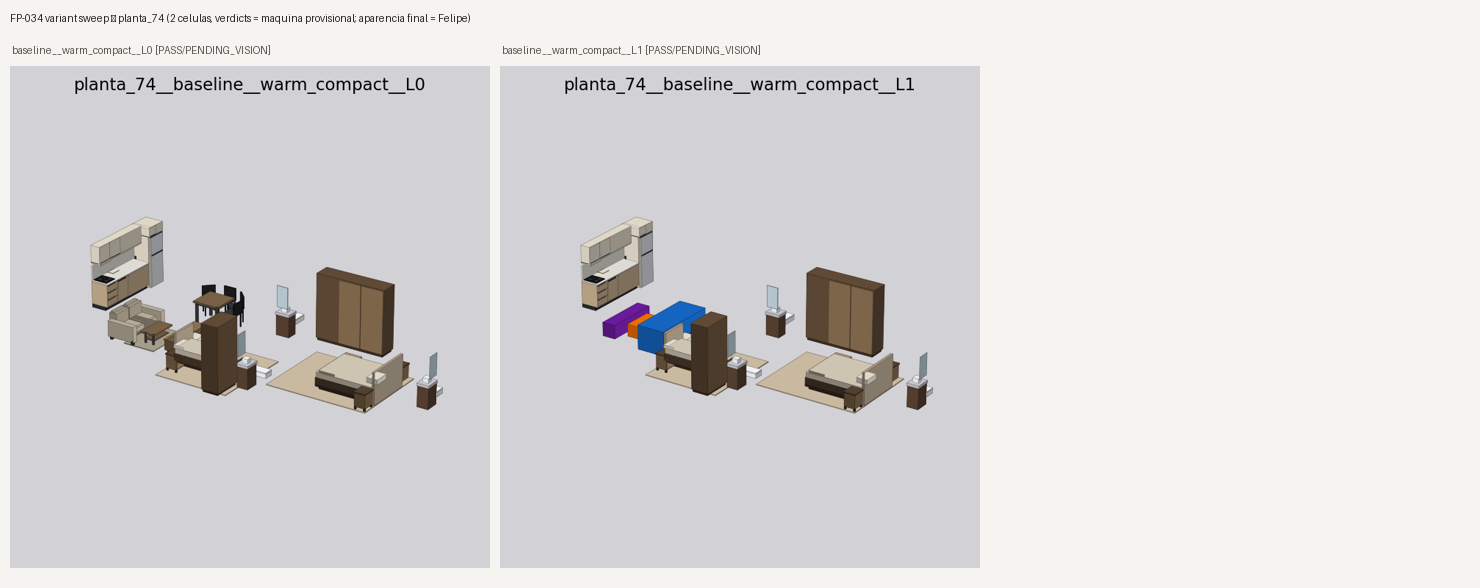
#> input picture data/runs/_smoke_test/contact_sheet.png, 1480 x 588 px, given in place of 5, which was not available
$ python render_fingerprint.py 5   (older library calls are emulated)
#> lines starting #> are read from the running program, lines starting #| are printed output that depends on the picture; after the words box and inside, x2 and y2 are one past the last pixel; in counts of white or black regions, pixels touching at a corner belong together; pictures that were not available may be replaced by others from this repository, and a replacement may not be noted
"""render_fingerprint.py — TRADUÇÃO determinística de um render (PNG) p/ números que um
LLM de TEXTO consegue checar. A metade objetiva da ponte "agente local não vê imagem".

Não usa LLM nem rede: só PIL+numpy. Extrai exposição (cave/estouro), paleta dominante,
calor (color temperature proxy), contraste e cor por ZONA (grade 3x3 = noção espacial grosseira).
Determinístico e idempotente (mesmo PNG -> mesmo fingerprint). O `theme_intern` interpreta
estes números contra os thresholds do TEMA; a `vision_describe` cobre o que é semântico.
"""
from __future__ import annotations

from pathlib import Path

import numpy as np
from PIL import Image

# luminância perceptual (Rec.709)
_W = np.array([0.2126, 0.7152, 0.0722])


def _hex(rgb) -> str:
    return "#%02x%02x%02x" % (int(rgb[0]), int(rgb[1]), int(rgb[2]))


def _warmth(rgb) -> float:
    """(R-B)/255 ∈ [-1,1]: >0 quente (âmbar/2700K), <0 frio (azulado)."""
    return round((float(rgb[0]) - float(rgb[2])) / 255.0, 3)


def dominant_palette(img: Image.Image, k: int = 8) -> list[dict]:
    """Top-k cores (quantização adaptativa) com %, hex, luminância e calor. Ordenado por %."""
    small = img.convert("RGB").resize((200, 200))
    q = small.quantize(colors=k, method=Image.Quantize.FASTOCTREE)
    pal = q.getpalette()
    counts = q.getcolors() or []           # [(count, palette_index), ...]
    total = sum(c for c, _ in counts) or 1
    out = []
    for count, idx in sorted(counts, reverse=True):
        rgb = pal[idx * 3: idx * 3 + 3]
        if len(rgb) < 3:
            continue
        lum = float(np.dot(rgb, _W))
        out.append({"hex": _hex(rgb), "rgb": [int(c) for c in rgb],
                    "pct": round(100 * count / total, 1),
                    "lum": round(lum, 1), "warmth": _warmth(rgb)})
    return out


def zone_colors(arr: np.ndarray) -> dict:
    """Cor média por célula de uma grade 3x3 (top-left ... bottom-right) — noção espacial
    grosseira: 'parede' tende ao topo, 'piso' embaixo, 'janela' num lado."""
    h, w, _ = arr.shape
    names = ["top_left", "top_mid", "top_right", "mid_left", "center", "mid_right",
             "bot_left", "bot_mid", "bot_right"]
    out = {}
    for i in range(3):
        for j in range(3):
            cell = arr[i * h // 3:(i + 1) * h // 3, j * w // 3:(j + 1) * w // 3]
            mean = cell.reshape(-1, 3).mean(0)
            out[names[i * 3 + j]] = {"hex": _hex(mean), "rgb": [int(c) for c in mean],
                                     "lum": round(float(np.dot(mean, _W)), 1),
                                     "warmth": _warmth(mean)}
    return out


def near_white_frac(arr: np.ndarray, thr: int = 235) -> float:
    """Fração de pixels quase-brancos (menor canal >= thr): o proxy de 'chapado de BRANCO /
    lavado'. Mais amplo que clipped_white (>=250) — pega o off-white sem cor, não só o estouro."""
    return round(float((arr.min(2) >= thr).mean()), 4)


def texture_frac(arr: np.ndarray, win: int = 8, lo: float = 1.0, hi: float = 20.0) -> float:
    """ADVISORY (não-veredito) de 'quanta variação de textura há?': fração de tiles win×win cujo
    desvio-padrão local cai na banda [lo,hi]. Textura de veio/concreto/pedra (amplitude média) cai
    na banda; a cor chapada fica abaixo. CAVEAT (revisão adversarial): NÃO é um veredito confiável de
    'tem textura?' num render de LINHA do SketchUp — (a) as texturas de TECIDO do pipeline são
    sutis (std de tile ~0.7-1.3, quase no piso de ruído) e podem ler como chapadas; (b) as arestas
    ANTIALIASED do SU caem na banda média (~5-11) e inflam o número sem material. Por isso o
    flat_white_gate reporta este número mas NÃO decide veredito com ele; a prova de textura aplicada
    é o log per-kind do place_layout_skp.rb + o olho do Felipe. Determinístico/idempotente."""
    lum = arr @ _W
    h, w = lum.shape
    hh, ww = h - h % win, w - w % win
    if hh < win or ww < win:
        return 0.0
    tstd = lum[:hh, :ww].reshape(hh // win, win, ww // win, win).std(axis=(1, 3))
    return round(float(((tstd >= lo) & (tstd <= hi)).mean()), 4)


# ---------------------------------------------------------------- FP-039: métricas v2 por TIER
def large_flat_area_frac(arr: np.ndarray, win: int = 32, eps: float = 2.0) -> float:
    """ADVISORY (era p/ ser confiável; a CALIBRAÇÃO demoveu): fração de tiles GRANDES (win×win)
    quase-uniformes (std < eps). Mede 'área de cor sólida ampla' — mas parede/piso/blocos coloridos
    LEGÍTIMOS também são sólidos (VARIED colorido=0.87, deliverable texturizado=0.59), então NÃO
    distingue 'chapado ruim' de 'sólido ok' → não pode decidir veredito. Fica reportado. Determinístico."""
    lum = arr @ _W
    h, w = lum.shape
    hh, ww = h - h % win, w - w % win
    if hh < win or ww < win:
        return 0.0
    tstd = lum[:hh, :ww].reshape(hh // win, win, ww // win, win).std(axis=(1, 3))
    return round(float((tstd < eps).mean()), 4)


def _saturation(arr: np.ndarray) -> np.ndarray:
    mx = arr.max(2)
    mn = arr.min(2)
    return np.where(mx > 1e-6, (mx - mn) / np.maximum(mx, 1e-6), 0.0)


def neutral_dominance(arr: np.ndarray, sat_max: float = 0.12,
                      lum_lo: float = 70.0, lum_hi: float = 215.0) -> float:
    """CONFIÁVEL: fração de pixels de BAIXA saturação (cinza/bege) numa faixa de luminância média =
    dominância neutra uniforme (render monótono/'morto'). Fato físico (saturação), NÃO estética;
    exclui preto/branco puro (fora da faixa de lum). Determinístico."""
    lum = arr @ _W
    sat = _saturation(arr)
    mask = (sat <= sat_max) & (lum >= lum_lo) & (lum <= lum_hi)
    return round(float(mask.mean()), 4)


def edge_frac(arr: np.ndarray, win: int = 8, hi: float = 20.0) -> float:
    """ADVISORY: fração de tiles de ALTA amplitude (>hi) = arestas antialiased do SU. Mede LINHA,
    não material — por isso advisory, NÃO decide veredito. Determinístico."""
    lum = arr @ _W
    h, w = lum.shape
    hh, ww = h - h % win, w - w % win
    if hh < win or ww < win:
        return 0.0
    tstd = lum[:hh, :ww].reshape(hh // win, win, ww // win, win).std(axis=(1, 3))
    return round(float((tstd > hi).mean()), 4)


def palette_entropy(img: Image.Image, k: int = 8) -> float:
    """ADVISORY: entropia de Shannon das % da paleta dominante (diversidade de cor, NÃO beleza)."""
    ps = np.array([p["pct"] / 100.0 for p in dominant_palette(img, k)])
    ps = ps[ps > 0]
    if ps.size == 0:
        return 0.0
    return round(float(-(ps * np.log2(ps)).sum()), 3)


# TAXONOMIA HONESTA (FP-039): o gate decide SÓ com o tier CONFIÁVEL; o ADVISORY é reportado mas nunca
# decide (lição do FP-036: texture_frac por pixel é traiçoeiro). PROIBIDO = julgamento estético que
# a máquina NUNCA emite (é do Felipe). Os testes travam essas fronteiras mecanicamente.
METRIC_TIERS = {
    "reliable": ("near_white_frac", "neutral_dominance", "contrast_std"),
    "advisory": ("texture_frac", "edge_frac", "palette_entropy", "large_flat_area_frac"),
}
FORBIDDEN_JUDGMENT_TERMS = (
    "bonito", "feio", "premium", "elegante", "lindo", "caro", "barato", "chique",
    "luxuoso", "sofisticado", "aconchegante", "brega", "cafona", "gostoso", "charmoso",
)


def fingerprint(png_path: str | Path, k: int = 8) -> dict:
    """Fingerprint determinístico de um render. Devolve dict serializável."""
#> called with png_path = '5', k = 8
    p = Path(png_path)
    img = Image.open(p).convert("RGB")
#> img is the input picture: PIL image 1480x588 RGB; mean R, G, B 219.2, 217.6, 217.6
    arr = np.asarray(img).astype(float)            # H,W,3
    lum = arr @ _W
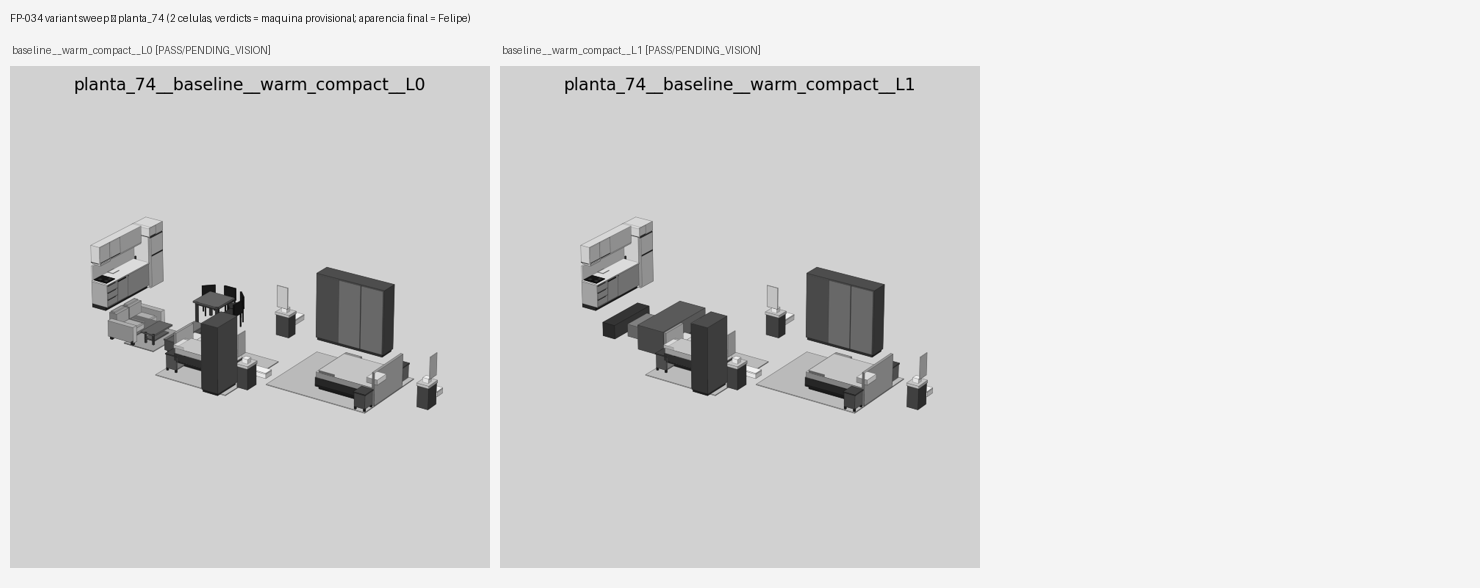
#> lum: shape (588, 1480) float64; min 0, max 249.9, mean 217.9
    npix = lum.size
#> npix = 870240
    clipped = int((arr.min(2) >= 250).sum())       # branco estourado (todos canais altos)
#> clipped = 0
    dark = int((lum <= 12).sum())                   # quase-preto (perda de detalhe na sombra)
#> dark = 712
    return {
        "image": p.name,
        "size": list(img.size),
        "exposure": {
            "mean_lum": round(float(lum.mean()), 1),
            "p5": round(float(np.percentile(lum, 5)), 1),
            "p50": round(float(np.percentile(lum, 50)), 1),
            "p95": round(float(np.percentile(lum, 95)), 1),
            "contrast_std": round(float(lum.std()), 1),
        },
        "clipped_white_px": clipped,
        "clipped_pct": round(100 * clipped / npix, 3),
        "near_black_pct": round(100 * dark / npix, 1),
        "warmth": _warmth(arr.reshape(-1, 3).mean(0)),   # calor global médio
        "near_white_pct": round(100 * near_white_frac(arr), 2),   # 'chapado de branco' (flat_white_gate)
        "texture_frac": texture_frac(arr),                        # 'tem textura?' (flat_white_gate)
        "palette": dominant_palette(img, k),
        "zones": zone_colors(arr),
        # FP-039: métricas agrupadas por TIER. O gate decide SÓ com 'reliable'; 'advisory' é reportado.
        # (chaves planas acima preservadas p/ compat de render_judge.py e do flat_white_gate v1.)
        "reliable": {
            "near_white_frac": near_white_frac(arr),
            "neutral_dominance": neutral_dominance(arr),
            "contrast_std": round(float(lum.std()), 1),
        },
        "advisory": {
            "texture_frac": texture_frac(arr),
            "edge_frac": edge_frac(arr),
            "palette_entropy": palette_entropy(img, k),
            "large_flat_area_frac": large_flat_area_frac(arr),
        },
    }
#> in texture_frac, `tstd = lum[:hh, :ww].reshape(hh // win, win, ww // win, win).std(axis=..`:
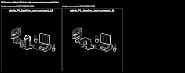
#> tstd: shape (73, 185) float64; min 0, max 91.53, mean 4.2; drawn with min black and max white
#> in dominant_palette, `small = img.convert("RGB").resize((200, 200))`:
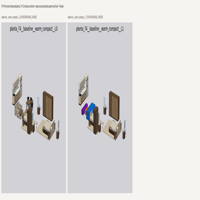
#> small: PIL image 200x200 RGB; mean R, G, B 219.2, 217.6, 217.6
#> in dominant_palette, `q = small.quantize(colors=k, method=Image.Quantize.FASTOCTREE)`:
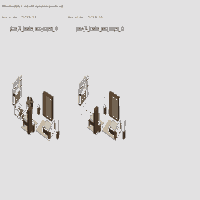
#> q: PIL image 200x200 P; mean R, G, B 219.9, 218.3, 218.5
#> in dominant_palette, `pal = q.getpalette()`: pal = [226, 225, 226, 163, 159, 157, 115, 100, 83, 92, 72, 53, 198, 185, 165, 73, 56, 41, 53, 41, 31, 203, 196, 183]
#> in dominant_palette, `counts = q.getcolors() or []`: counts = [(37279, 0), (1070, 1), (558, 2), (283, 3), (239, 4), (235, 5), (172, 6), (164, 7)]
#> in dominant_palette, `total = sum(c for c, _ in counts) or 1`: total = 40000
#> the loop in dominant_palette, `for count, idx in sorted(counts, reverse=True):` made 8 passes
#> (count, rgb, lum) on passes 1 to 8: (37279, [226, 225, 226], 225.3), (1070, [163, 159, 157], 159.7), (558, [115, 100, 83], 102), (283, [92, 72, 53], 74.88), (239, [198, 185, 165], 186.3), (235, [73, 56, 41], 58.53), (172, [53, 41, 31], 42.83), (164, [203, 196, 183], 196.5)
#> after the loop in dominant_palette, `for count, idx in sorted(counts, reverse=True):`: out = 8 items
#> in zone_colors, `h, w, _ = arr.shape`: h = 588; w = 1480
#> after the loop in zone_colors, `for i in range(3):`: out = 9 items
#> in _saturation, `mn = arr.min(2)`:
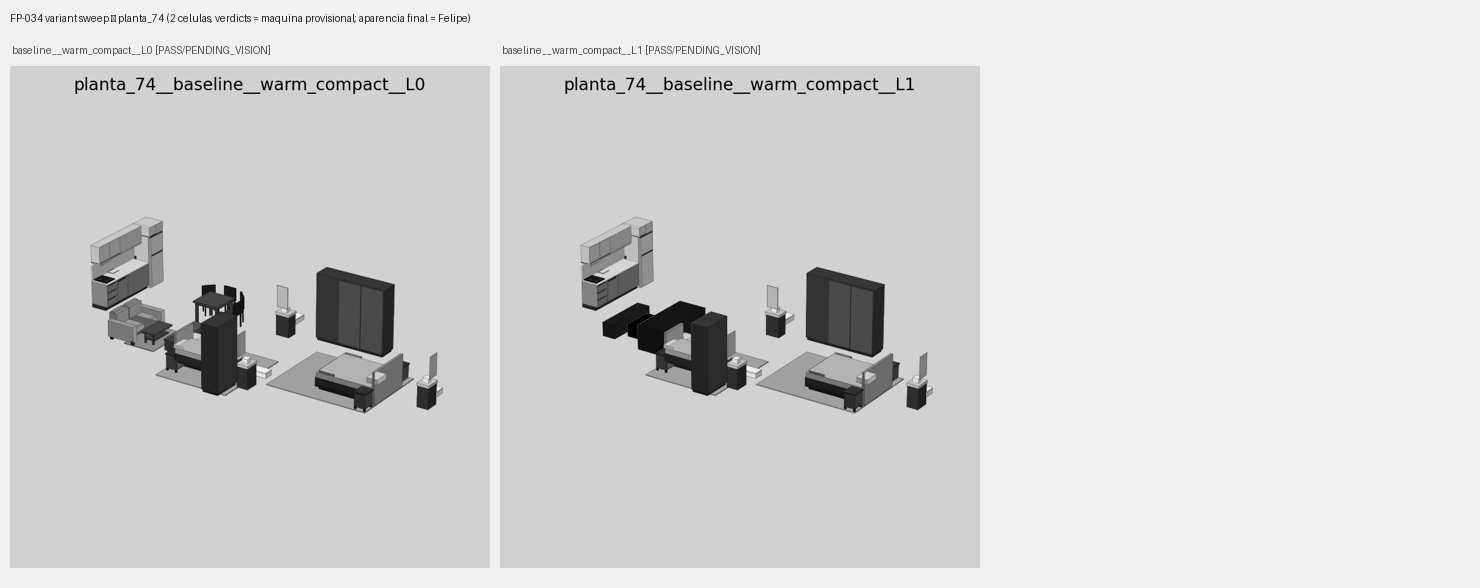
#> mn: shape (588, 1480) float64; min 0, max 248, mean 214.7
#> in _saturation, `return np.where(mx > 1e-6, (mx - mn) / np.maximum(mx, 1e-6), 0.0)`:
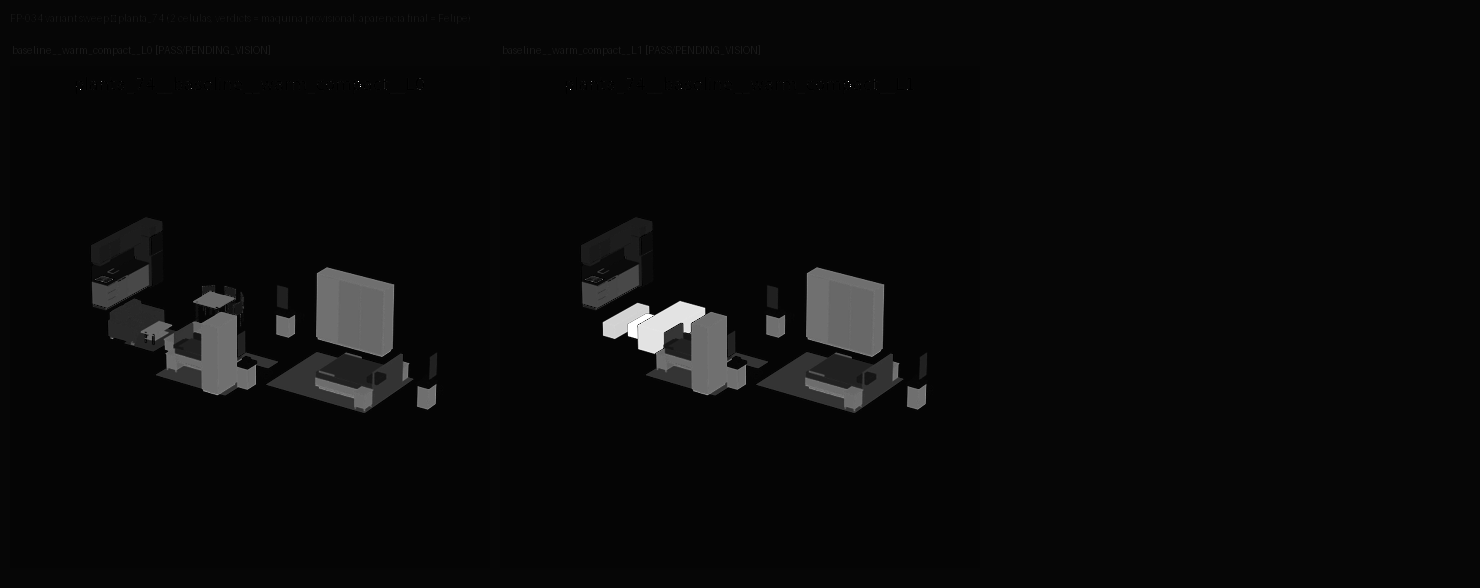
#> returned value: shape (588, 1480) float64; min 0, max 1, mean 0.0413
#> in neutral_dominance, `mask = (sat <= sat_max) & (lum >= lum_lo) & (lum <= lum_hi)`:
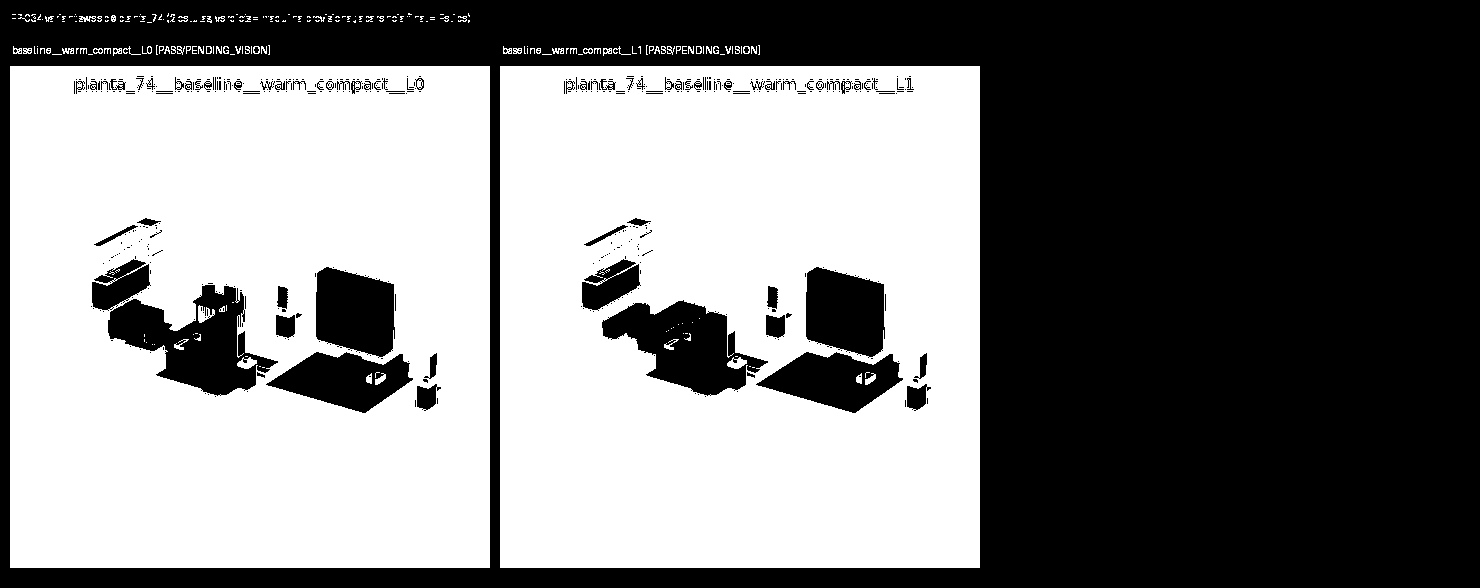
#> mask: shape (588, 1480) bool; 50.1% white; 529 black regions (456 under 20 px), largest, box (x1, y1, x2, y2) and area: (0, 0, 1480, 588) 385541, (108, 285, 278, 396) 8933, (602, 300, 768, 396) 8240
#> the loop in dominant_palette (call 2), `for count, idx in sorted(counts, reverse=True):` made 8 passes
#> in palette_entropy, `ps = np.array([p["pct"] / 100.0 for p in dominant_palette(img, k)])`: ps = [0.932, 0.027, 0.014, 0.007, 0.006, 0.006, 0.004, 0.004]


if __name__ == "__main__":
    import json
    import sys
    print(json.dumps(fingerprint(sys.argv[1]), ensure_ascii=False, indent=2))
